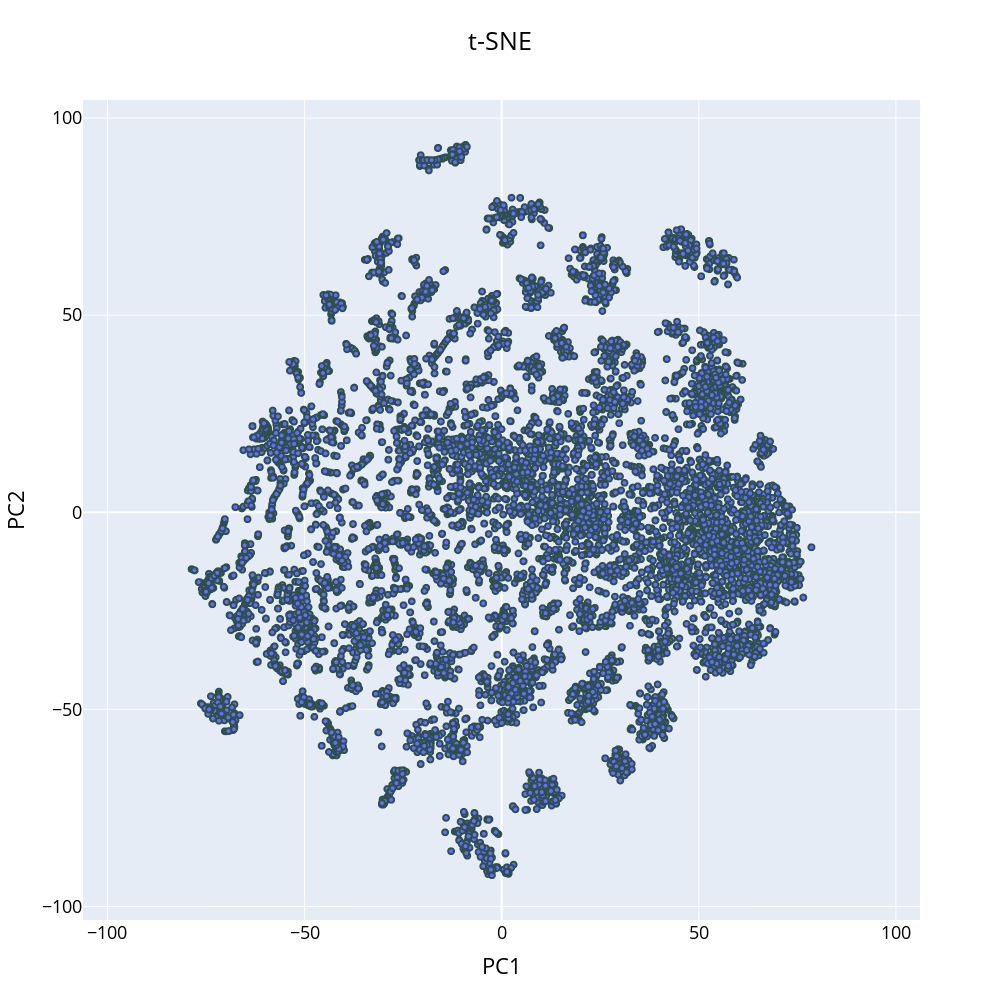

The notebook cell this image was saved under:
### Code cell
fig = px.scatter(tsneDf, x='PC1', y='PC2', title="t-SNE",hover_data='title',height=1000,width=1000)
fig.update_layout(
    yaxis=dict(
        scaleanchor="x",  # links the y-axis scale to the x-axis scale
        scaleratio=1     # sets the ratio 1:1 for scale
    )
)

fig.update_traces(mode="markers",marker=dict(size=6,
            line=dict(width=2, color='DarkSlateGrey')))
fig.update_layout(title_x=0.5,font=dict( size=18,         # the desired font size for most text
        color="black"    # font color
            ))

### Figure 1 — Plotly figure (JSON) as saved in the notebook; plotly's stock layout.template omitted (floating-point values rounded to 4 significant figures; data arrays with more than 128 entries replaced by an {"elided": "..."} marker saying what was removed)
{"data": [{"customdata": {"elided": "9724x1 str values"}, "hovertemplate": "PC1=%{x}<br>PC2=%{y}<br>title=%{customdata[0]}<extra></extra>", "legendgroup": "", "marker": {"color": "#636efa", "line": {"color": "DarkSlateGrey", "width": 2}, "size": 6, "symbol": "circle"}, "mode": "markers", "name": "", "showlegend": false, "type": "scattergl", "x": {"elided": "9724 float values"}, "xaxis": "x", "y": {"elided": "9724 float values"}, "yaxis": "y"}], "layout": {"font": {"color": "black", "size": 18}, "height": 1000, "legend": {"tracegroupgap": 0}, "title": {"text": "t-SNE", "x": 0.5}, "width": 1000, "xaxis": {"anchor": "y", "domain": [0, 1], "title": {"text": "PC1"}}, "yaxis": {"anchor": "x", "domain": [0, 1], "scaleanchor": "x", "scaleratio": 1, "title": {"text": "PC2"}}}}
